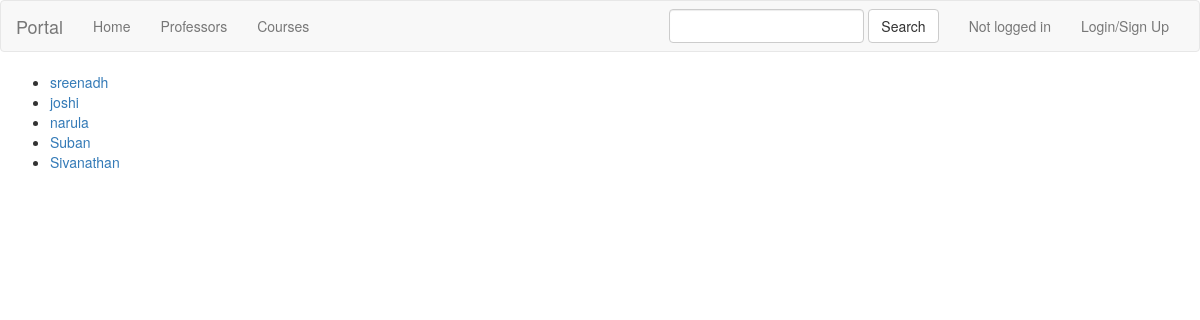
Page /professors/ on the committed database.
### professors/models.py (models this page shows, shortened)
class Professor(models.Model):
    name = models.CharField(max_length=100)
    age = models.IntegerField()
    department = models.CharField(max_length=100)

### professors/views.py (the view)
class IndexView(generic.ListView):
    template_name = 'professors/index.html'
    context_object_name = 'all_profs'
    def get_queryset(self):
        return Professor.objects.all()

### professors/templates/professors/index.html (shortened to what this page needs)
{% extends 'root/base.html' %}
{% block body %}
<ul>
    {% for prof in all_profs %}
        <li><a href="{% url 'professors:detail' prof.id %}"> {{ prof.name }} </a></li>
    {% endfor %}
</ul>
{% endblock %}

### rows in the picture
Professor: name "sreenadh"
Professor: name "joshi"
Professor: name "narula"
Professor: name "Suban"
Professor: name "Sivanathan"
